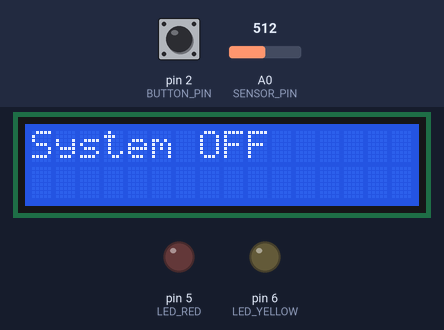
A sketch run on a simulated Arduino Uno, built with avr-gcc and run on an emulated ATmega328P. Parts: 16×2 character LCD, output pins drawn as LEDs (lit = HIGH). The inputs (shaded band) are chosen by the test bench; at power-on: pin 2 (BUTTON_PIN) LOW, A0 (SENSOR_PIN) = 512.

Above: at 1.2 s.
1.3 s: pin 2 (BUTTON_PIN) pulled HIGH for 3.2 s
At 1.8 s:
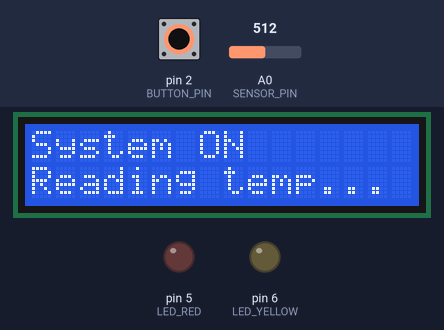
6.5 s: A0 (SENSOR_PIN) set to 192
At 7.7 s:
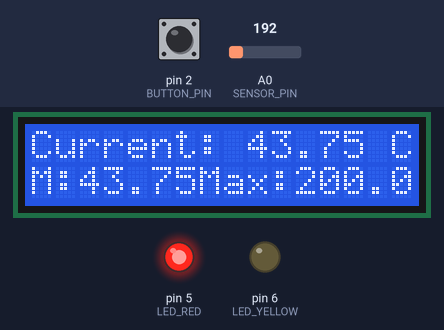
8.0 s: A0 (SENSOR_PIN) set to 157
At 8.9 s:
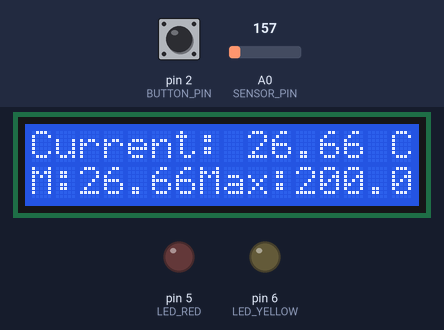
9.5 s: A0 (SENSOR_PIN) set to 130
At 10.1 s:
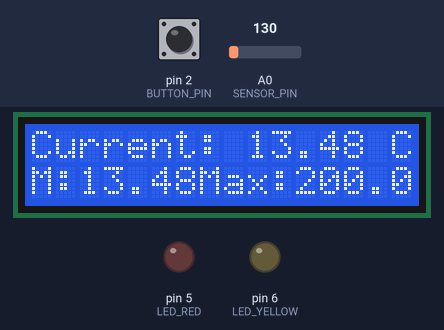
11.0 s: A0 (SENSOR_PIN) set to 113
At 12.2 s:
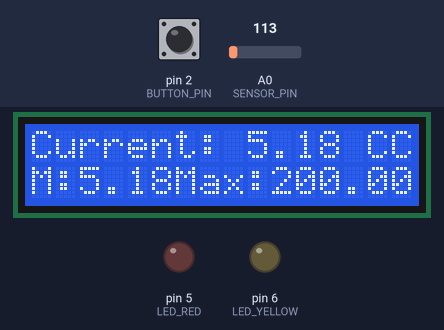
12.5 s: A0 (SENSOR_PIN) set to 306
At 13.6 s:
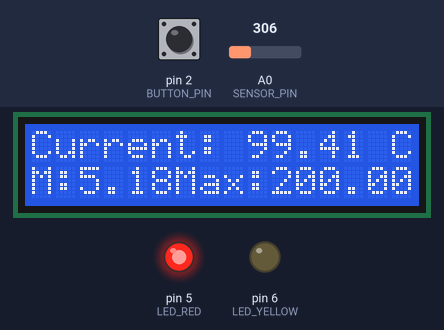
Timing chart, 0 to 15.0 s (numbered marks = the images above; inputs shaded):
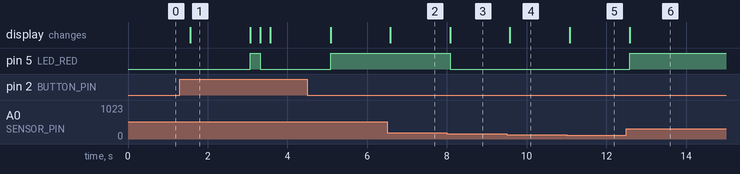

The sketch:

Weather_System.ino
```cpp
#include <LiquidCrystal.h>

// Definirea pinilor pentru LED-uri, buton și senzor de temperatură
#define LED_RED 5
#define LED_YELLOW 6
#define BUTTON_PIN 2
#define SENSOR_PIN A0

// Definirea pinilor pentru LCD
#define RS 3
#define EN 4
#define DB4 10
#define DB5 11
#define DB6 12
#define DB7 13

// Inițializarea LCD-ului
LiquidCrystal lcd(RS, EN, DB4, DB5, DB6, DB7);

// Variabila pentru starea sistemului (pornit/oprit)
bool systemOn = false;

// Variabile pentru temperaturile minime și maxime
float minTemp = 100;
float maxTemp = -100;

// Variabilă pentru înregistrarea timpului ultimei actualizări a temperaturii
unsigned long lastTempUpdate = 0;

// Intervalul de actualizare a temperaturii (în milisecunde)
const unsigned long tempUpdateInterval = 1500;

// Funcția de inițializare a componentelor și a LCD-ului
void setup() {
  // Setarea modului pinilor pentru LED-uri și buton
  pinMode(LED_RED, OUTPUT);
  pinMode(LED_YELLOW, OUTPUT);
  pinMode(BUTTON_PIN, INPUT);

  // Inițializarea LCD-ului cu 16 coloane și 2 rânduri
  lcd.begin(16, 2);

  // Afisarea mesajului "System OFF" pe LCD
  lcd.setCursor(0, 0);
  lcd.print("System OFF");
}

// Funcția principală care rulează în mod continuu
void loop() {
  // Verificarea stării butonului (pornit/oprit)
  if (digitalRead(BUTTON_PIN) == HIGH) {
    // Schimbarea stării sistemului și anti-rebound delay
    systemOn = !systemOn;
    delay(250);

    // Verificarea dacă sistemul este pornit
    if (systemOn) {
      // Afisarea mesajului "System ON" pe LCD
      lcd.clear();
      lcd.setCursor(0, 0);
      lcd.print("System ON ");
      lcd.setCursor(0, 1);
      lcd.print("Reading temp...");
      delay(1500); // Așteptare pentru stabilizarea senzorului de temperatură
      lcd.clear();
    } else {
      // Afisarea mesajului "System OFF" pe LCD și stinge LED-urile
      lcd.clear();
      lcd.setCursor(0, 0);
      lcd.print("System OFF");
      digitalWrite(LED_RED, LOW);
      digitalWrite(LED_YELLOW, LOW);
    }
  }

  // Verificarea intervalului de actualizare a temperaturii
  if (systemOn && (millis() - lastTempUpdate >= tempUpdateInterval)) {
    // Actualizarea timpului ultimei actualizări
    lastTempUpdate = millis();

    // Citirea temperaturii de la senzor
    float currentTemp = readTemperature();

    // Afisarea temperaturii curente și a minimului și maximului pe LCD
    lcd.setCursor(0, 0);
    lcd.print("Current: ");
    lcd.print(currentTemp);
    lcd.print(" C");
    lcd.setCursor(0, 1);
    lcd.print("M:");
    lcd.print(minTemp);
    lcd.print("Max:");
    lcd.print(maxTemp);
    lcd.print(" C");

    // Actualizarea stării LED-urilor în funcție de temperatura curentă
    updateLEDs(currentTemp);
  }
}

// Funcția de citire a temperaturii de la senzor
float readTemperature() {
  // Citirea valorii brute de la senzor
  int rawReading = analogRead(SENSOR_PIN);

  // Convertirea valorii brute în tensiune (în volți)
  float voltage = rawReading * 5.0 / 1024.0;

  // Convertirea tensiunii în temperatură (în grade Celsius)
  float temp = (voltage - 0.5) * 100;

  // Actualizarea temperaturilor minime și maxime
  updateMinMax(temp);

  // Returnarea temperaturii convertite
  return temp;
}

// Funcția pentru actualizarea temperaturilor minime și maxime
void updateMinMax(float temp) {
  // Actualizarea temperaturii minime
  if (temp < minTemp) {
    minTemp = temp;
  }

  // Actualizarea temperaturii maxime
  if (temp > maxTemp) {
    maxTemp = temp;
  }
}

// Funcția pentru actualizarea stării LED-urilor
void updateLEDs(float temp) {
  // Verificarea temperaturii pentru aprinderea LED-urilor
  if (temp < 5) {
    digitalWrite(LED_RED, LOW);
    digitalWrite(LED_YELLOW, HIGH);
  } else if (temp > 35) {
    digitalWrite(LED_RED, HIGH);
    digitalWrite(LED_YELLOW, LOW);
  } else {
    digitalWrite(LED_RED, LOW);
    digitalWrite(LED_YELLOW, LOW);
  }
}
```

Measured:
- the behaviour switches between 175 and 174 on A0 (SENSOR_PIN) (found by bisection; images 2 and 3)
- the behaviour switches between 123 and 122 on A0 (SENSOR_PIN) (found by bisection; images 4 and 5)
- after the input at 1.3 s, pin 5 (LED_RED): LOW → HIGH after 1.8 s, → LOW 0.25 s later, → HIGH 1.8 s later; the display: changes after 0.26 s (image 1)
- after the input at 6.5 s, the display: changes after 0.08 s (image 2)
- after the input at 8.0 s, pin 5 (LED_RED): HIGH → LOW after 0.08 s; the display: changes after 0.08 s (image 3)
- after the input at 9.5 s, the display: changes after 0.08 s (image 4)
- after the input at 11.0 s, the display: changes after 0.08 s (image 5)
- after the input at 12.5 s, pin 5 (LED_RED): LOW → HIGH after 0.08 s; the display: changes after 0.08 s (image 6)
